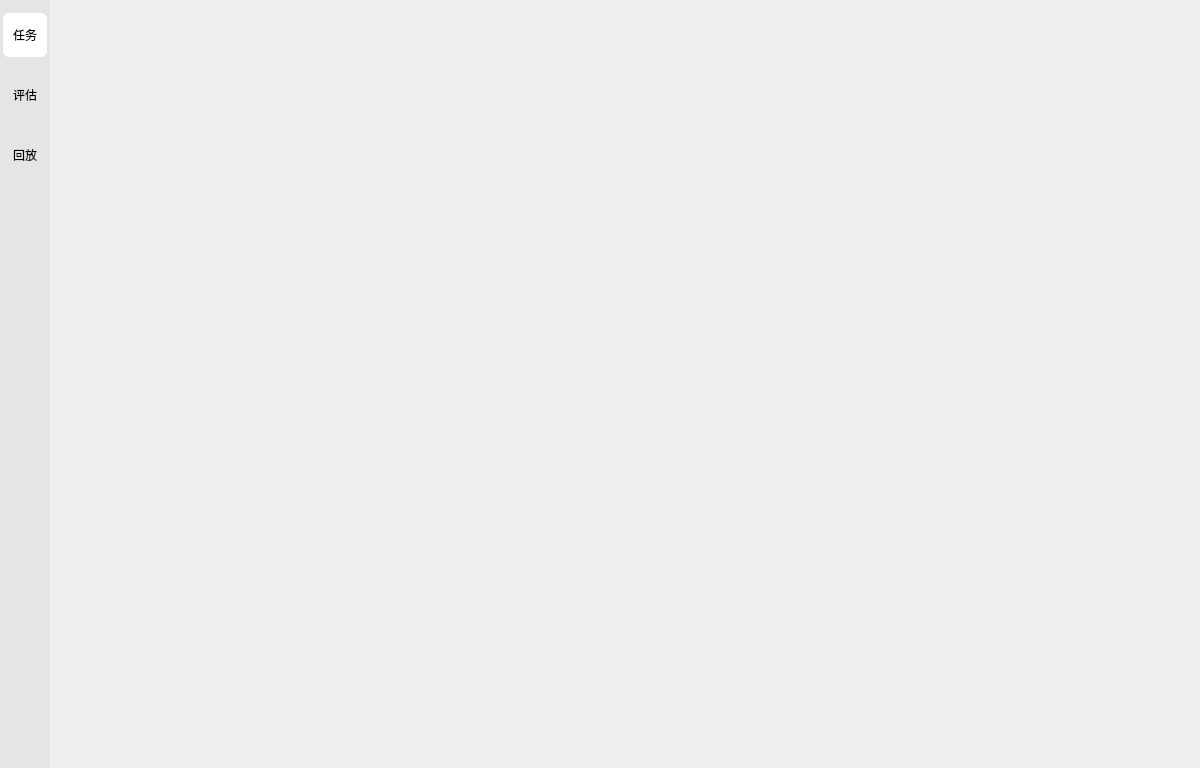
<?xml version="1.0" encoding="UTF-8"?>
<ui version="4.0">
 <class>MainWindow</class>
 <widget class="QMainWindow" name="MainWindow">
  <property name="geometry">
   <rect>
    <x>0</x>
    <y>0</y>
    <width>1200</width>
    <height>768</height>
   </rect>
  </property>
  <property name="minimumSize">
   <size>
    <width>1200</width>
    <height>768</height>
   </size>
  </property>
  <widget class="QWidget" name="centralwidget">
   <layout class="QHBoxLayout" name="horizontalLayout">
    <property name="spacing">
     <number>0</number>
    </property>
    <property name="leftMargin">
     <number>0</number>
    </property>
    <property name="topMargin">
     <number>0</number>
    </property>
    <property name="rightMargin">
     <number>0</number>
    </property>
    <property name="bottomMargin">
     <number>0</number>
    </property>
    <item>
     <widget class="QWidget" name="widget_left" native="true">
      <property name="sizePolicy">
       <sizepolicy hsizetype="Fixed" vsizetype="Preferred">
        <horstretch>0</horstretch>
        <verstretch>0</verstretch>
       </sizepolicy>
      </property>
      <property name="contextMenuPolicy">
       <enum>Qt::ContextMenuPolicy::NoContextMenu</enum>
      </property>
      <property name="styleSheet">
       <string notr="true">QWidget#widget_left{
background-color: #E5E5E5;
}
QToolButton:!checked{
border:none;
margin: 3px;
background-color: transparent;
}
QToolButton:checked{
border:none;
margin: 3px;
background-color: #FFFFFF;
border-radius:6px;
}</string>
      </property>
      <layout class="QVBoxLayout" name="verticalLayout">
       <property name="spacing">
        <number>10</number>
       </property>
       <property name="leftMargin">
        <number>0</number>
       </property>
       <property name="topMargin">
        <number>10</number>
       </property>
       <property name="rightMargin">
        <number>0</number>
       </property>
       <property name="bottomMargin">
        <number>0</number>
       </property>
       <item>
        <widget class="QToolButton" name="toolButton_1">
         <property name="minimumSize">
          <size>
           <width>50</width>
           <height>50</height>
          </size>
         </property>
         <property name="maximumSize">
          <size>
           <width>50</width>
           <height>50</height>
          </size>
         </property>
         <property name="text">
          <string>任务</string>
         </property>
         <property name="icon">
          <iconset>
           <normaloff>:/mainwindow/1.png</normaloff>:/mainwindow/1.png</iconset>
         </property>
         <property name="iconSize">
          <size>
           <width>24</width>
           <height>24</height>
          </size>
         </property>
         <property name="checkable">
          <bool>true</bool>
         </property>
         <property name="checked">
          <bool>true</bool>
         </property>
         <property name="toolButtonStyle">
          <enum>Qt::ToolButtonStyle::ToolButtonTextUnderIcon</enum>
         </property>
        </widget>
       </item>
       <item>
        <widget class="QToolButton" name="toolButton_2">
         <property name="minimumSize">
          <size>
           <width>50</width>
           <height>50</height>
          </size>
         </property>
         <property name="maximumSize">
          <size>
           <width>50</width>
           <height>50</height>
          </size>
         </property>
         <property name="text">
          <string>评估</string>
         </property>
         <property name="icon">
          <iconset>
           <normaloff>:/mainwindow/2.png</normaloff>:/mainwindow/2.png</iconset>
         </property>
         <property name="iconSize">
          <size>
           <width>24</width>
           <height>24</height>
          </size>
         </property>
         <property name="checkable">
          <bool>true</bool>
         </property>
         <property name="toolButtonStyle">
          <enum>Qt::ToolButtonStyle::ToolButtonTextUnderIcon</enum>
         </property>
        </widget>
       </item>
       <item>
        <widget class="QToolButton" name="toolButton_3">
         <property name="minimumSize">
          <size>
           <width>50</width>
           <height>50</height>
          </size>
         </property>
         <property name="maximumSize">
          <size>
           <width>50</width>
           <height>50</height>
          </size>
         </property>
         <property name="text">
          <string>回放</string>
         </property>
         <property name="icon">
          <iconset>
           <normaloff>:/mainwindow/3.png</normaloff>:/mainwindow/3.png</iconset>
         </property>
         <property name="iconSize">
          <size>
           <width>24</width>
           <height>24</height>
          </size>
         </property>
         <property name="checkable">
          <bool>true</bool>
         </property>
         <property name="toolButtonStyle">
          <enum>Qt::ToolButtonStyle::ToolButtonTextUnderIcon</enum>
         </property>
        </widget>
       </item>
       <item>
        <spacer name="verticalSpacer">
         <property name="orientation">
          <enum>Qt::Orientation::Vertical</enum>
         </property>
         <property name="sizeHint" stdset="0">
          <size>
           <width>20</width>
           <height>482</height>
          </size>
         </property>
        </spacer>
       </item>
      </layout>
     </widget>
    </item>
    <item>
     <widget class="QStackedWidget" name="stackedWidget">
      <widget class="TaskWidget" name="page_1"/>
      <widget class="EvaluateWidget" name="page_2"/>
      <widget class="ReplayWidget" name="page_3"/>
      <widget class="UserManagementWidget" name="page_4"/>
      <widget class="QuestionnaireManagementWidget" name="page_5"/>
     </widget>
    </item>
   </layout>
  </widget>
 </widget>
 <customwidgets>
  <customwidget>
   <class>TaskWidget</class>
   <extends>QWidget</extends>
   <header location="global">taskwidget.h</header>
   <container>1</container>
  </customwidget>
  <customwidget>
   <class>ReplayWidget</class>
   <extends>QWidget</extends>
   <header location="global">replaywidget.h</header>
   <container>1</container>
  </customwidget>
  <customwidget>
   <class>UserManagementWidget</class>
   <extends>QWidget</extends>
   <header location="global">usermanagementwidget.h</header>
   <container>1</container>
  </customwidget>
  <customwidget>
   <class>QuestionnaireManagementWidget</class>
   <extends>QWidget</extends>
   <header location="global">questionnairemanagementwidget.h</header>
   <container>1</container>
  </customwidget>
  <customwidget>
   <class>EvaluateWidget</class>
   <extends>QWidget</extends>
   <header location="global">evaluatewidget.h</header>
   <container>1</container>
  </customwidget>
 </customwidgets>
 <resources/>
 <connections/>
</ui>
